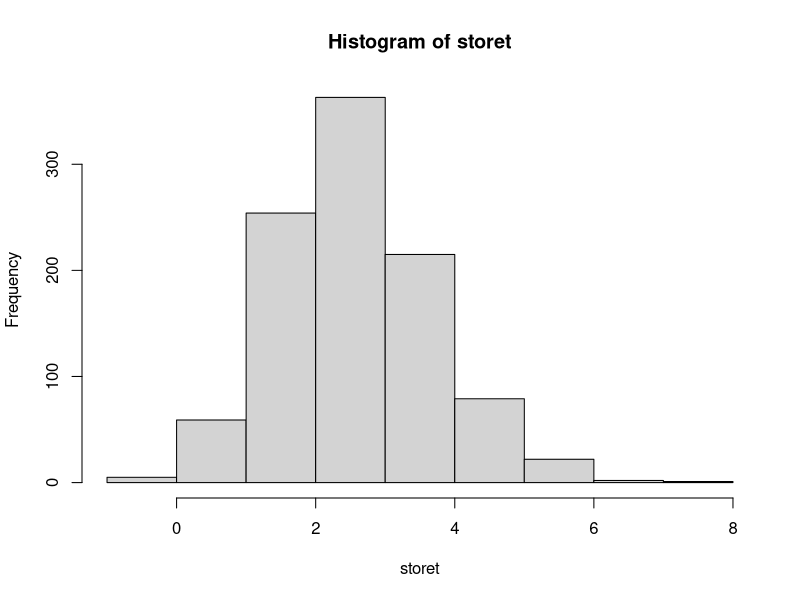

Here is the R script that generated this plot:
## ---- chunk 1
#define the vectors
rationA=c(10,8,12,11,9,6,6,9,5,6)
rationB=c(13,15,14,13,17,9,10,8,10,8)
#calculate the params
n1=length(rationA)
n2=length(rationB)
xbar1=mean(rationA)
xbar2=mean(rationB)
s1=sd(rationA)
s2=sd(rationB)
#observed statistic
obs=xbar1-xbar2
obs
#the pooled estimate of standard deviation
s.p=sqrt(((n1-1)*s1^2+(n2-1)*s2^2)/(n1+n2-2))
s.p
#the t statistic
t.stat=(xbar1-xbar2)/(s.p*sqrt(1/n1+1/n2))
t.stat
#degrees of freedom
df=n1+n2-2
df
#the p-value
p=pt(t.stat,df)
p
#using the built-in package
t.test(rationA,rationB,alternative="less",var.equal=TRUE)
## ---- chunk 2
#define the vectors
rationA=c(10,8,12,11,9,6,6,9,5,6)
rationB=c(13,15,14,13,17,9,10,8,10,8)
#calculate the params
n1=length(rationA)
n2=length(rationB)
xbar1=mean(rationA)
xbar2=mean(rationB)
var1=var(rationA)
var2=var(rationB)
#the t statistic
t.prime=(xbar1-xbar2)/sqrt((var1/n1)+(var2/n2))
t.prime
#degrees of freedom
c=(var1/n1)/((var1/n1)+(var2/n2))
df=((n1-1)*(n2-1))/((n2-1)*(c^2)+(1-c^2)*(n1-1))
df
#the p-value
p=pt(t.prime,df)
p

#using the built in package
t.test(rationA,rationB,alternative="less")
## ---- chunk 3
a= c(10,6,8,6,12,9,11,5,9,6)
b= c(13,9,15,10,14,8,13,10,17,8)
wilcox.test(b,a, correct=FALSE)
## ---- chunk 4

x1= c(10,6,8,6,12,9,11,5,9,6)
x2= c(13,9,15,10,14,8,13,10,17,8)

a1=mean(x1)
a2=mean(x2)
n1=length(x1)
n2=length(x2)

#observed t statistic
t0=abs( a1-a2)/sqrt((var(x1)/n1)+(var(x2)/n2))

# initialize a vector
storet=0
x=cbind(x1,x2)
# a loop for the 1000 bootstrap samples
for (i in 1:1000)
{
  x1b=sample(x,size=n1,replace=T)
  x2b=sample(x,size=n2,replace=T)
  tb=(mean(x1b)-mean(x2b)-a1+a2)/sqrt((var(x1b)/n1)+(var(x2b)/n1))
  storet[i]=tb
}
hist(storet)
tq=quantile(storet,prob=seq(0,1,.025))
tq[2]
tq[40]
t0
p.value=(sum(storet>t0))/1000
p.value
## ---- chunk 5
g= c(0.1352, 0.4054, 0.9605, 0.3055, 0.9413, 0.0001, 0.2873, 0.0063, 0.0015, 0.4540, 0.2662, 0.9216, 0.0085, 0.4854, 0.1328, 0.6122, 0.7550, 0.0850, 0.0005, 0.9365, 0.0010, 0.9199, 0.1957, 0.0003, 0.7026, 0.6983, 0.1643, 0.0045, 0.4640, 0.0007, 0.0159, 0.9722, 0.0305, 0.0117, 0.4884, 0.1047, 0.9351, 0.4492, 0.0005, 0.2230, 0.2680, 0.4378, 0.7118, 0.0090, 0.2719, 0.0049, 0.9583, 0.6275, 0.3892, 0.9458, 0.6927, 0.7129, 0.5807, 0.5474, 0.0004, 0.2277, 0.4881, 0.7835, 0.0009, 0.1750, 0.9480, 0.0799, 0.0432, 0.7160, 0.3428, 0.7579, 0.3393, 0.6708, 0.0007, 0.0002, 0.7694,0.7038,0.5689,0.0154,0.0332,0.7097,0.2861,0.0046,0.1357,0.7214,0.7761,0.7419,0.0277,0.4675,0.0219,0.3974,0.9451,0.7148,0.9055,0.0003,0.7223,0.7438,0.3308,0.0059,0.1340,0.4247,0.2700,0.5124, 0.6322, 0.0160)

reject = c(rep(0.05/100, 100))

print(g[g<reject])
print("Number of genes that Reject the null: ")
print(length(g[g<reject]))
## ---- chunk 6
g_sort= sort(g, decreasing = FALSE)

reject = c(rep(0.05/100, 100) * seq(1, 100,1))

print(g_sort[g_sort<reject])
print("Number of genes that Reject the null: ")
print(length(g_sort[g_sort<reject]))
## ---- chunk 7
g_sort= sort(g, decreasing = FALSE)

reject = c(rep(0.05, 100) / (100 - seq(1, 100, 1) + 1) )

print(g_sort[g_sort<reject])
print("Number of genes that Reject the null: ")
print(length(g_sort[g_sort<reject]))
## ---- chunk 8
g_sort= sort(g, decreasing = TRUE)

reject = c(rep(0.05, 100) / (100 - seq(1, 100, 1) + 1) )

print(g_sort[g_sort<reject])
print("Number of genes that Reject the null: ")
print(length(g_sort[g_sort<reject]))
